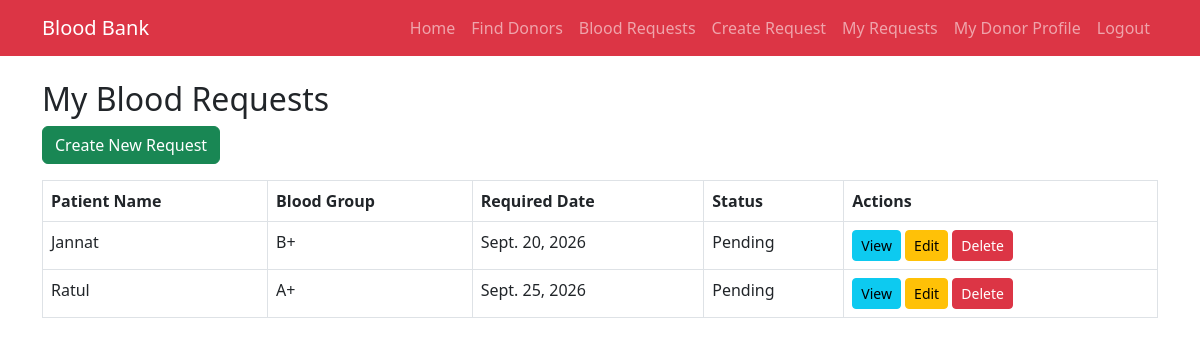
The page /my-requests/ (signed in) on the database as committed earlier.
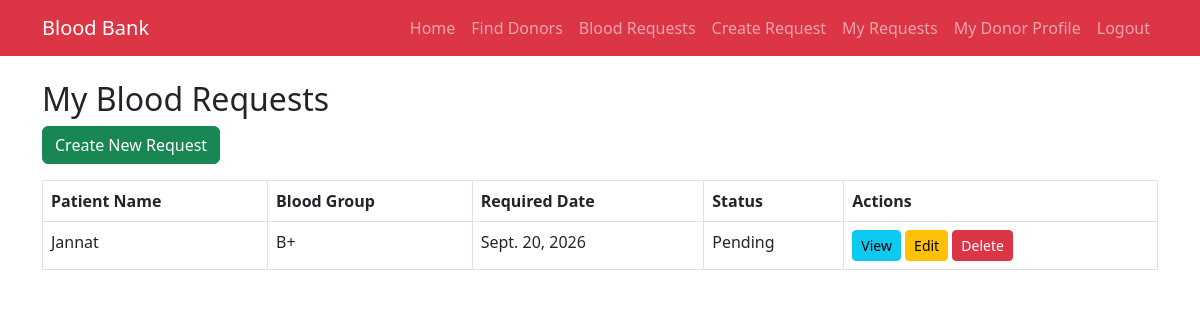
The same page on the database as committed later.
### core/models.py (models this page shows, shortened)
class BloodRequest(models.Model):
    requester = models.ForeignKey(User, on_delete=models.CASCADE, related_name='requests')
    patient_name = models.CharField(max_length=100)
    blood_group = models.CharField(max_length=5, choices=BLOOD_GROUPS)
    hospital_name = models.CharField(max_length=150)
    location = models.CharField(max_length=100)
    required_date = models.DateField()
    bags_required = models.PositiveIntegerField(default=1)
    contact_number = models.CharField(max_length=15)
    description = models.TextField(blank=True, null=True)
    status = models.CharField(max_length=20, choices=STATUS_CHOICES, default='Pending')
    created_at = models.DateTimeField(auto_now_add=True)

### core/views.py (the view)
# urls.py: path('my-requests/', views.my_requests, name='my_requests'),
@login_required
def my_requests(request):
    user_requests = BloodRequest.objects.filter(requester=request.user)
    return render(request, 'core/my_requests.html', {'requests': user_requests})

### core/templates/core/my_requests.html
{% extends 'core/base.html' %}
{% block content %}
<h2>My Blood Requests</h2>
<a href="{% url 'create_request' %}" class="btn btn-success mb-3">Create New Request</a>
<table class="table table-bordered">
    <thead>
        <tr>
            <th>Patient Name</th>
            <th>Blood Group</th>
            <th>Required Date</th>
            <th>Status</th>
            <th>Actions</th>
        </tr>
    </thead>
    <tbody>
        {% for req in requests %}
        <tr>
            <td>{{ req.patient_name }}</td>
            <td>{{ req.blood_group }}</td>
            <td>{{ req.required_date }}</td>
            <td>{{ req.status }}</td>
            <td>
                <a href="{% url 'request_detail' req.pk %}" class="btn btn-sm btn-info">View</a>
                <a href="{% url 'edit_request' req.pk %}" class="btn btn-sm btn-warning">Edit</a>
                <a href="{% url 'delete_request' req.pk %}" class="btn btn-sm btn-danger">Delete</a>
            </td>
        </tr>
        {% empty %}
        <tr>
            <td colspan="5">You haven't created any requests yet.</td>
        </tr>
        {% endfor %}
    </tbody>
</table>
{% endblock %}

Rows that differ between the two databases and show on the page:
removed BloodRequest: patient_name "Ratul", blood_group "A+", required_date "Sept. 25, 2026", status "Pending"
